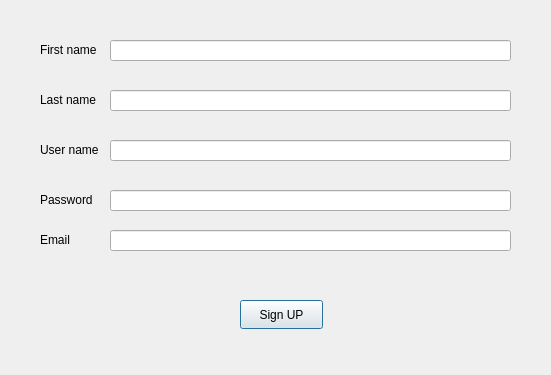
<?xml version="1.0" encoding="UTF-8"?>
<ui version="4.0">
 <class>signup</class>
 <widget class="QDialog" name="signup">
  <property name="geometry">
   <rect>
    <x>0</x>
    <y>0</y>
    <width>551</width>
    <height>375</height>
   </rect>
  </property>
  <property name="windowTitle">
   <string>Dialog</string>
  </property>
  <widget class="QPushButton" name="pushButton">
   <property name="geometry">
    <rect>
     <x>240</x>
     <y>300</y>
     <width>83</width>
     <height>29</height>
    </rect>
   </property>
   <property name="text">
    <string>Sign UP</string>
   </property>
  </widget>
  <widget class="QLineEdit" name="firstnameLineEdit">
   <property name="geometry">
    <rect>
     <x>110</x>
     <y>40</y>
     <width>401</width>
     <height>21</height>
    </rect>
   </property>
  </widget>
  <widget class="QLineEdit" name="lastnameLineEdit">
   <property name="geometry">
    <rect>
     <x>110</x>
     <y>90</y>
     <width>401</width>
     <height>21</height>
    </rect>
   </property>
  </widget>
  <widget class="QLineEdit" name="usernameLineEdit">
   <property name="geometry">
    <rect>
     <x>110</x>
     <y>140</y>
     <width>401</width>
     <height>21</height>
    </rect>
   </property>
  </widget>
  <widget class="QLineEdit" name="passwordLineEdit">
   <property name="geometry">
    <rect>
     <x>110</x>
     <y>190</y>
     <width>401</width>
     <height>21</height>
    </rect>
   </property>
  </widget>
  <widget class="QLineEdit" name="emailLineEdit">
   <property name="geometry">
    <rect>
     <x>110</x>
     <y>230</y>
     <width>401</width>
     <height>21</height>
    </rect>
   </property>
  </widget>
  <widget class="QLabel" name="label">
   <property name="geometry">
    <rect>
     <x>40</x>
     <y>40</y>
     <width>71</width>
     <height>20</height>
    </rect>
   </property>
   <property name="text">
    <string>First name</string>
   </property>
  </widget>
  <widget class="QLabel" name="label_2">
   <property name="geometry">
    <rect>
     <x>40</x>
     <y>90</y>
     <width>71</width>
     <height>20</height>
    </rect>
   </property>
   <property name="text">
    <string>Last name</string>
   </property>
  </widget>
  <widget class="QLabel" name="label_3">
   <property name="geometry">
    <rect>
     <x>40</x>
     <y>140</y>
     <width>71</width>
     <height>20</height>
    </rect>
   </property>
   <property name="text">
    <string>User name</string>
   </property>
  </widget>
  <widget class="QLabel" name="label_4">
   <property name="geometry">
    <rect>
     <x>40</x>
     <y>190</y>
     <width>63</width>
     <height>20</height>
    </rect>
   </property>
   <property name="text">
    <string>Password</string>
   </property>
  </widget>
  <widget class="QLabel" name="label_5">
   <property name="geometry">
    <rect>
     <x>40</x>
     <y>230</y>
     <width>63</width>
     <height>20</height>
    </rect>
   </property>
   <property name="text">
    <string>Email</string>
   </property>
  </widget>
 </widget>
 <resources/>
 <connections/>
</ui>
